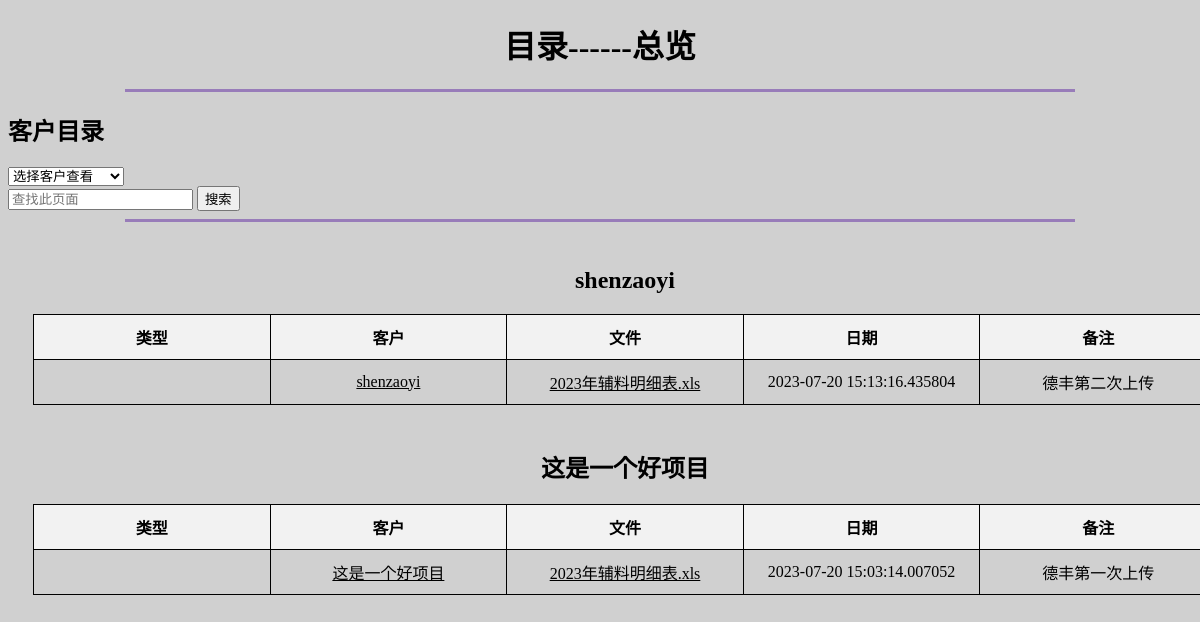
/direct/finan (signed in), run on the app's committed database.
### app/models.py (models this page shows)
class Path(db.Model):
    id = db.Column(db.Integer, primary_key=True)
    name = db.Column(db.String(64))
    tag = db.Column(db.Integer)
    fname = db.Column(db.String(64))
    data = db.Column(DateTime)
    path = db.Column(db.String(128))
    mes = db.Column(db.String(256))
    user_id = db.Column(db.Integer, db.ForeignKey('user.id'))

### app/routes.py (the view)
@app.route("/direct/<string:tag>")
@login_required
def direct(tag):
    namel = set()
    with app.app_context():
        list = Path.query.filter_by(tag=tag).all()
        documents = []
        listP = []
        for i in list:
            namel.add(i.name)
            u = []
        for j in namel:
            u =Path.query.filter_by(name=j,tag=tag).all()
            u.sort(key=lambda x: x.data,reverse=True)
            listP.append(u)
        if len(listP) == 0:
            listP.append("null")
        return render_template("direct.html",listP=listP,tag=tag,name=namel,t=len(namel))

### app/models.py (called while the page is built)
@login.user_loader
def load_user(id):
    return User.query.get(int(id))

### app/templates/direct.html (shortened to what this page needs)
<!DOCTYPE html>
<html lang="en">
<head>
</head>
<body>
<h1 class="p">目录------总览</h1>
<HR style="FILTER: alpha(opacity=100,finishopacity=0,style=3)" width="80%" color=#987cb9 SIZE=3>
<div>
<h2>客户目录</h2>
<div>
   <select id="redirectSelect" onchange="redirectToOption()">
       <option value="">选择客户查看</option>
   </select>
    </div>
    <input type="text" id="searchInput" placeholder="查找此页面">
    <button onclick="searchKeyword()">搜索</button>
</div>
<HR style="FILTER: alpha(opacity=100,finishopacity=0,style=3)" width="80%" color=#987cb9 SIZE=3>
{% for l in listP %}
      <table id="dataTable">
        <caption><h2>{{l[0].name}}</h2></caption>
        <thead>
          <tr>
            <th>类型</th>
            <th>客户</th>
            <th>文件</th>
            <th>日期</th>
              <th>备注</th>
          </tr>
        </thead>
        {% for i in l %}
        <tbody>
          <tr>
            <td></td>
            <td>
                <a href={{url_for('custom',name=i.name,tag=tag)}}>
                  {{i.name}}
                </a>
            </td>
            <td><a  href = {{url_for("view",path=i.path)}}>{{i.fname}}</a></td>
            <td>{{i.data}}</td>
              <td>{{i.mes}}</td>
          </tr>
           {% endfor %}
          </tbody>
    {% endfor %}
      </table>
</body>
</html>

### app/templates/direct.html (style rules this page uses)
body { background-color: #D0D0D0; }
.p { text-align: center; color: black; }
a { color: black; cursor: pointer; }
table { border-collapse: collapse; width: 100%; margin: 25px; }
th, td { width: 20%; border: 1px solid black; padding: 10px; text-align: center; }
th { background-color: #f2f2f2; font-weight: bold; }

### data on the page
Path: name "shenzaoyi", fname "2023年辅料明细表.xls", data "2023-07-20 15:13:16.435804", mes "德丰第二次上传"
Path: name "这是一个好项目", fname "2023年辅料明细表.xls", data "2023-07-20 15:03:14.007052", mes "德丰第一次上传"
